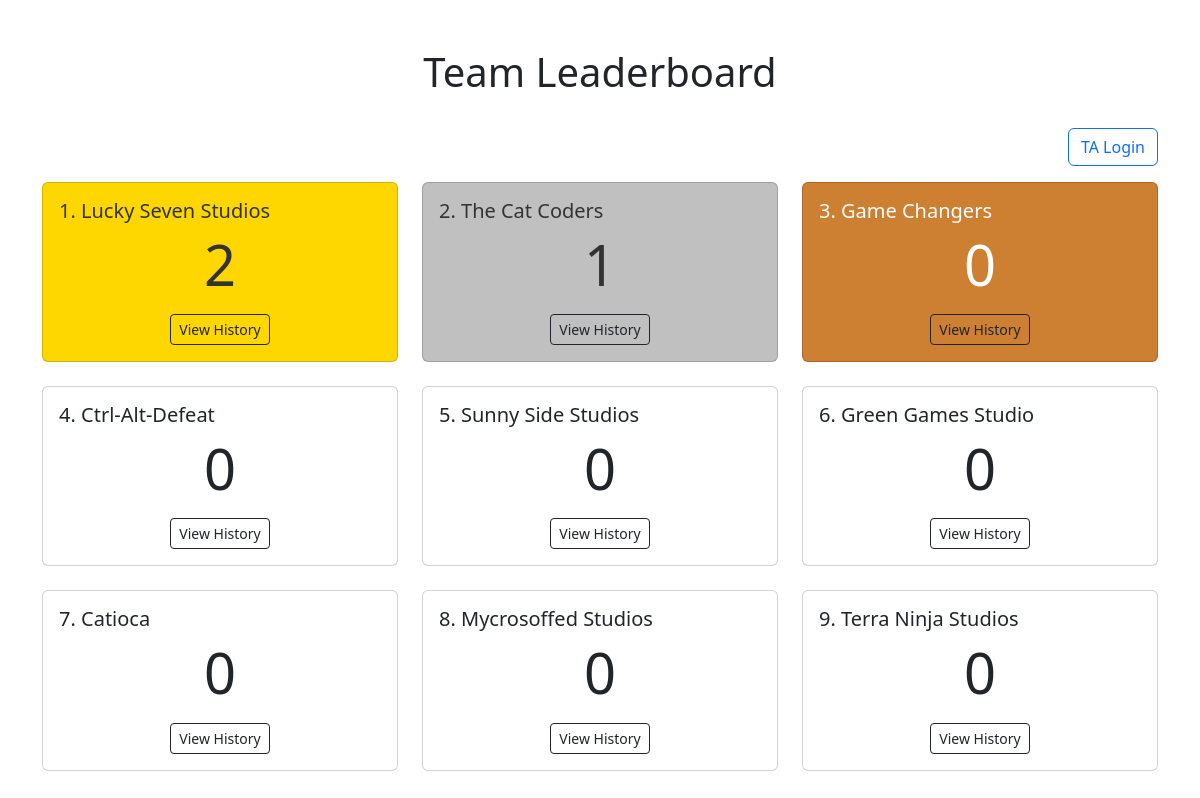
The page / on the database its author committed.
### tables this page shows
CREATE TABLE teams (
                     id INTEGER PRIMARY KEY AUTOINCREMENT,
                     name TEXT UNIQUE,
                     total_points INTEGER DEFAULT 0);

### app.py (the view)
@app.route('/')
def leaderboard():
    with sqlite3.connect(DATABASE_PATH) as conn:
        c = conn.cursor()
        c.execute("SELECT id, name, total_points FROM teams ORDER BY total_points DESC")
        teams = c.fetchall()
    return render_template('leaderboard.html', teams=teams)

### app.py (called while the page is built)
@app.context_processor
def utility_processor():
    return dict(enumerate=enumerate)

### templates/leaderboard.html (shortened to what this page needs)
<!DOCTYPE html>
<html lang="en">
<head>
    <link rel="stylesheet" href="https://cdn.jsdelivr.net/npm/bootstrap@5.3.0/dist/css/bootstrap.min.css">
</head>
<body>
    <div class="container mt-5">
        <div class="row mb-4">
            <div class="col">
                <h1 class="text-center">Team Leaderboard</h1>
            </div>
        </div>
        <div class="row mb-3">
            <div class="col text-end">
                {% if session.get('is_ta') %}
                    <a href="{{ url_for('add_points') }}" class="btn btn-primary">Add Points</a>
                    <a href="{{ url_for('logout') }}" class="btn btn-outline-secondary">Logout</a>
                {% else %}
                    <a href="{{ url_for('login') }}" class="btn btn-outline-primary">TA Login</a>
                {% endif %}
            </div>
        </div>
        <div class="row row-cols-1 row-cols-md-3 g-4">
            {% for i, team in enumerate(teams, start=1) %}
            <div class="col">
                <div class="card h-100 team-card {% if i == 1 %}rank-1{% elif i == 2 %}rank-2{% elif i == 3 %}rank-3{% endif %}">
                    <div class="card-body">
                        <h5 class="card-title">{{ i }}. {{ team[1].split('(')[1].rstrip(')') if '(' in team[1] else team[1] }}</h5>
                        <p class="card-text display-4 text-center">{{ team[2] }}</p>
                        <div class="text-center">
                            <a href="{{ url_for('team_history', team_id=team[0]) }}" class="btn btn-sm btn-outline-dark">View History</a>
                        </div>
                    </div>
                </div>
            </div>
            {% endfor %}
        </div>
    </div>
</body>
</html>

### templates/leaderboard.html (style rules this page uses)
.team-card { transition: transform 0.3s; }
.rank-1 { background-color: gold; color: #333; }
.rank-2 { background-color: silver; color: #333; }
.rank-3 { background-color: #cd7f32; color: white; }

### rows shown on the page
teams: i "1", name "Lucky Seven Studios", total_points "2"
teams: i "2", name "The Cat Coders", total_points "1"
teams: i "3", name "Game Changers", total_points "0"
teams: i "4", name "Ctrl-Alt-Defeat", total_points "0"
teams: i "5", name "Sunny Side Studios", total_points "0"
teams: i "6", name "Green Games Studio", total_points "0"
teams: i "7", name "Catioca", total_points "0"
teams: i "8", name "Mycrosoffed Studios", total_points "0"
teams: id "9", name "Terra Ninja Studios", total_points "0"
